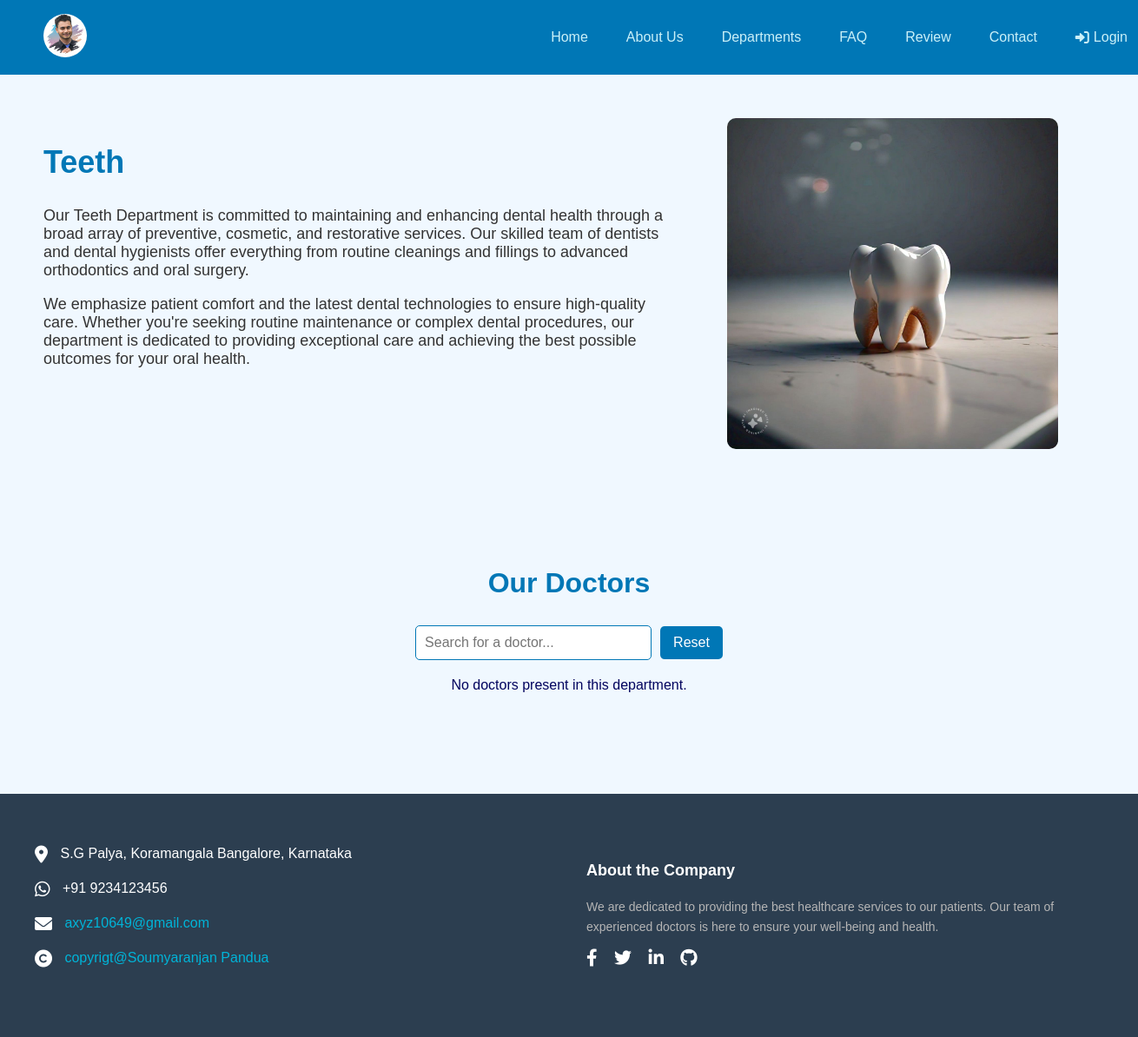
Screenshot of /department/Teeth/ with the database file from the repository.
### website/models.py (models this page shows, shortened)
class WebsiteContent(models.Model):
    title = models.CharField(max_length=100, default="Doctor Appointment System")
    favicon = models.ImageField(upload_to='images/', default='images/favicon.ico')
    logo_image = models.ImageField(upload_to='images/', default='images/manas.jpg')
    home_image = models.ImageField(upload_to='images/', default='images/doctor.jpg')
    about_image = models.ImageField(upload_to='images/', default='images/about.jpg')
    teeth_image = models.ImageField(upload_to='images/', default='images/teeth.jpeg')
    faq_image = models.ImageField(upload_to='images/', default='images/faq.png')
    address_line1 = models.CharField(max_length=255, default="S.G Palya, Koramangala")
    address_line2 = models.CharField(max_length=255, default="Bangalore, Karnataka")
    phone_number = models.CharField(max_length=20, default="+91 9234123456")
    email = models.EmailField(default="axyz10649@gmail.com")
    copyright_text = models.CharField(max_length=255, default="copyrigt@Soumyaranjan Pandua")
    about_text = models.TextField(default="We are dedicated to providing the best healthcare services to our patients. Our team of experienced doctors is here to ensure your well-being and health.")
    domain = models.CharField(max_length=255, blank=True, null=True)

class Department(models.Model):
    name = models.CharField(max_length=100)
    image = models.ImageField(upload_to='images/')
    url = models.URLField(max_length=200)

### website/views.py (the view)
# urls.py: path('department/<str:department_name>/', department_detail_view, name='department_detail'),
def department_detail_view(request, department_name):
    content = WebsiteContent.objects.first()
    department = get_object_or_404(Department, name__iexact=department_name)
    doctors = DoctorProfile.objects.filter(department=department)
    return render(request, f"{department_name.lower()}_department.html", {
        'content': content,
        'department': department,
        'doctors': doctors,
    })

### website/templates/teeth_department.html (shortened to what this page needs)
{% load static %}
<!DOCTYPE html>
<html lang="en">
<head>
  <link rel="stylesheet" type="text/css" href="{% static 'css/websitecss/styles.css' %}">
  <link rel="stylesheet" href="https://cdnjs.cloudflare.com/ajax/libs/font-awesome/6.0.0-beta3/css/all.min.css">
</head>
<body>
  <header>
    <nav class="navbar">
      <div class="logo">
        <img src="{% if content.logo_image %}{{ content.logo_image.url }}{% else %}{% static 'images/default_logo.png' %}{% endif %}" alt="Doctor Appointment Logo">
      </div>
      <ul class="nav-links">
        <li><a href="#home">Home</a></li>
        <li><a href="#about">About Us</a></li>
        <li><a href="#departments">Departments</a></li>
        <li><a href="#faq-section">FAQ</a></li>
        <li><a href="#testimonial-section">Review</a></li>
        <li><a href="#contact">Contact</a></li>
        <li class="profile-menu">
          {% if request.session.user_id %}
              <a href="#">
                  <i class="fas fa-user-circle"></i> {{ request.session.user_name }}
              </a>
              <ul class="dropdown-menu">
                  {% if request.session.role == 'admin' %}
                      <li><a href="{% url 'admin_dashboard' %}">My Profile</a></li>
                  {% elif request.session.role == 'doctor' %}
                      <li><a href="{% url 'doctor_dashboard' %}">My Profile</a></li>
                  {% elif request.session.role == 'patient' %}
                      <li><a href="{% url 'patient_profile' %}">My Profile</a></li>
                  {% endif %}
                  <hr>
                  <li><a href="{% url 'logout' %}">Log Out</a></li>
              </ul>
          {% else %}
              <a href="#">
                  <i class="fas fa-sign-in-alt"></i> Login
              </a>
          {% endif %}
      </li>
      </ul>
    </nav>
  </header>
  <section class="department-details">
    <div class="department-content">
      <div class="department-info">
        <h1>{{ department.name }}</h1>
        <p>Our Teeth Department is committed to maintaining and enhancing dental health through a broad array of preventive, cosmetic, and restorative services. Our skilled team of dentists and dental hygienists offer everything from routine cleanings and fillings to advanced orthodontics and oral surgery. </p>
        <p>We emphasize patient comfort and the latest dental technologies to ensure high-quality care. Whether you're seeking routine maintenance or complex dental procedures, our department is dedicated to providing exceptional care and achieving the best possible outcomes for your oral health.</p>
      </div>
      <div class="department-image">
        <img src="{{ department.image.url }}" alt="{{ department.name }}">
      </div>
    </div>
    <section class="doctors">
      <h1>Our Doctors</h1>
      <div class="search-container">
        <input type="text" id="doctor-search" placeholder="Search for a doctor...">
        <button id="reset-search">Reset</button>
      </div>
      {% if doctors %}
        <div class="doctors-container">
          {% for doctor in doctors %}
          <div class="doctor-card">
            <div class="doctor-image">
              <img src="{{ doctor.profile_image.url }}" alt="{{ doctor.get_full_name }}">
            </div>
            <div class="doctor-info">
              <h3>{{ doctor.get_full_name }}</h3>
              <p>{{ doctor.specialization }}</p>
              <p><strong>Qualification:</strong> {{ doctor.qualification }}</p>
              <div class="doctor-buttons">
                <a href="" class="button">Read More</a>
                <a href="#make-appointment" class="button">Make Appointment</a>
              </div>
            </div>
          </div>
          {% endfor %}
        </div>
      {% else %}
        <p>No doctors present in this department.</p>
      {% endif %}
    </section>
  </section>
  <footer class="footer">
    <div class="footer-container">
      <div class="footer-section contact-info">
        <div class="contact-item">
          <i class="fas fa-map-marker-alt"></i>
          <span>{{ content.address_line1 }}</span>
          <span>{{ content.address_line2 }}</span>
        </div>
        <div class="contact-item">
          <i class="fa-brands fa-whatsapp"></i>
          <span>{{ content.phone_number }}</span>
        </div>
        <div class="contact-item">
          <i class="fas fa-envelope"></i>
          <span><a href="mailto:{{ content.email }}">{{ content.email }}</a></span>
        </div>
        <div class="contact-item">
          <i class="fa-solid fa-copyright"></i>
          <span><a href="#">{{ content.copyright_text }}</a></span>
        </div>
      </div>
      <div class="footer-section about">
        <h3>About the Company</h3>
        <p>{{ content.about_text }}</p>
        <div class="social">
          <a href="#"><i class="fab fa-facebook-f"></i></a>
          <a href="#"><i class="fab fa-twitter"></i></a>
          <a href="#"><i class="fab fa-linkedin-in"></i></a>
          <a href="#"><i class="fab fa-github"></i></a>
        </div>
      </div>
    </div>
  </footer>
</body>
</html>

### static/css/websitecss/styles.css (style rules this page uses)
body { font-family: 'Roboto', sans-serif; margin: 0; padding: 0; box-sizing: border-box; color: #03045e; background-color: #caf0f8; overflow-x: hidden; }
header { background-color: #0077b6; padding: 10px 50px; position: sticky; top: 0; z-index: 1000; }
.navbar { display: flex; justify-content: space-between; align-items: center; }
.navbar .logo img { width: 50px; height: 50px; border-radius: 50%; }
.navbar .nav-links { list-style: none; display: flex; align-items: center; gap: 20px; }
.navbar .nav-links li a { text-decoration: none; color: #caf0f8; font-weight: 500; padding: 8px 12px; transition: background-color 0.3s ease; }
.navbar .profile-menu { position: relative; padding-right: 50px; }
.navbar .profile-menu a { display: flex; align-items: center; }
.navbar .profile-menu i { margin-right: 5px; }
header { position: sticky; top: 0; width: 100%; z-index: 1000; }
.footer { background-color: #2c3e50; color: #ffffff; padding: 40px 20px; }
.footer-container { display: flex; justify-content: space-between; flex-wrap: wrap; }
.footer-section { flex: 1; margin: 20px; }
.contact-info .contact-item { margin-bottom: 20px; font-size: 16px; }
.contact-info .contact-item i { font-size: 20px; margin-right: 10px; vertical-align: middle; }
.about h3 { margin-bottom: 20px; font-size: 18px; color: #ffffff; }
.about p { font-size: 14px; line-height: 1.6; color: #b5b5b5; }
.social a { margin-right: 15px; color: #ffffff; font-size: 20px; text-decoration: none; }
.department-details { padding: 50px; background-color: #f0f8ff; }
.department-content { display: flex; justify-content: space-between; margin-bottom: 50px; }
.department-info { width: 60%; }
.department-info h1 { font-size: 36px; color: #0077b6; }
.department-info p { font-size: 18px; color: #333; }
.department-image { width: 35%; }
.department-image img { width: 90%; height: auto; border-radius: 10px; }
.search-container { display: flex; align-items: center; margin-bottom: 20px; justify-content: center; }
#doctor-search { padding: 10px; font-size: 16px; border: 1px solid #0077b6; border-radius: 5px; width: 250px; margin-right: 10px; }
#reset-search { padding: 10px 15px; font-size: 16px; background-color: #0077b6; color: white; border: none; border-radius: 5px; cursor: pointer; transition: background-color 0.3s ease; }
.doctors { padding: 50px; background-color: #f0f8ff; text-align: center; }
.doctors h1 { font-size: 2rem; color: #0077b6; margin-bottom: 30px; }
body { font-family: Arial, sans-serif; margin: 0; padding: 0; background-color: #f0f8ff; }
h2, h3 { color: #0077b6; margin-bottom: 10px; }
.contact-item a { color: #00b4d8; text-decoration: none; }

### rows the page displays
WebsiteContent: logo_image (picture), address_line1 "S.G Palya, Koramangala", address_line2 "Bangalore, Karnataka", phone_number "+91 9234123456", email "axyz10649@gmail.com", copyright_text "copyrigt@Soumyaranjan Pandua", about_text "We are dedicated to providing the best healthcare services to our patients. Our team of experienced doctors is here to ensure your well-being and health."
Department: name "Teeth", image (picture)
